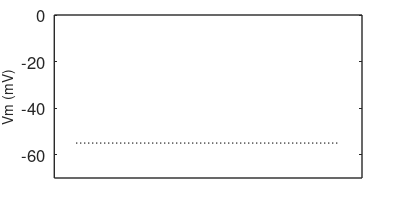

Here is the MATLAB script that generated this plot: (Note: this script raises an error after producing the figure.)
close all;clear all;clc;

P   = dir ('prc_inj*');
v_thre_a = {};
v_thre_av = [];
v_inter = {};
fr = [];
v_ms = [];
v_m = [];
dis = [];
pha_na_av = [];

width = 4; height = 2;
h =figure('Units','inches',...
'Position',[10 5 width height],...
'PaperPositionMode','auto');

h2 =figure('Units','inches',...
'Position',[20 4 2 2],...
'PaperPositionMode','auto');

load prc_th;
load v_th;
v_spk = [];
phase_f = [];

for i =1:length(P)-1
    d = dlmread(P(i).name);
    t = 0:0.02:1000;      %0-900ms
    t =t';
    v = d(2:end,1);
    dv = diff(v)./diff(t);
    dv = [0;dv];
    tf = t(t<700&t>200);
    vf = v(t<700&t>200);
    [pksf,locsf] = findpeaks(vf,'MinPeakHeight',-12);
    fr = [fr;length(locsf)*2];
    tn = t(t<700&t>400);
    vn = v(t<700&t>400);
    dvn = dv(t<700&t>400);
    [pks,locs] = findpeaks(vn,'MinPeakHeight',-12);
    v_thre = [];
    v_ms = [];
    pha_na = [];
    for j =2:length(locs)
        isi = tn(locs(j))-tn(locs(j-1));
        isi_num = isi/0.02-50;
        tn1 = tn(locs(j)-isi_num:locs(j)-1);
        dvn1 = dvn(locs(j)-isi_num:locs(j)-1);
        vn1 = vn(locs(j)-isi_num:locs(j)-1);
         tn2 = tn(locs(j)-20:locs(j)-1);
        dvn2 = dvn(locs(j)-20:locs(j)-1);
        vn2 = vn(locs(j)-20:locs(j)-1);
        tn3 = tn(locs(j)-isi_num:locs(j)-20);
        vn3 = vn(locs(j)-isi_num:locs(j)-20);
        [b,n] = min(abs(dvn2-40));
        v_thre = [v_thre; vn2(n)];
        [tna,nna] = min(abs(vn1+55));
        pha_na = [pha_na;(tn1(nna)-tn(locs(j-1)))/isi];
        figure(h)
        scatter((tn2(n)-tn(locs(j-1)))/isi+(i-1),vn2(n),75,'MarkerEdgeColor','k');
        hold on
        plot((tn1-tn(locs(j-1)))/isi+(i-1),vn1,'Color','k','Linewidth',1);
        v_ms = [v_ms;mean(vn3)];
    end
    pha_na_av = [pha_na_av; mean(pha_na)];
    v_inter{i}=[(tn1-tn(locs(j-1)))/isi+(i-1) vn1];

    phase_f = [phase_f;phase_threshold((i-1)*2+1)+(i-1)];
    
    v_m = [v_m;mean(v_ms)];
    
    plot([i-0.2,i+0.2],[mean(v_thre) mean(v_thre)],'Color','k','Linewidth',1);
    text(i+0.1,mean(v_thre)+4,num2str(round(mean(v_thre),1)),'Color','k','FontSize',10);
    text(0.2,-50+(i-1)*6,num2str(ceil(fr(i))),'Color','k','FontSize',10);

    dis = [dis;[fr(i) mean(v_thre)-mean(v_ms)]];
    v_thre_av = [v_thre_av;mean(v_thre)];
    v_thre_a{i,1} = v_thre;
    v_spk = [v_spk;mean(v_thre)];
end
figure(h);
plot([0.5 6.5],[-55 -55],'k:','Linewidth',1);

ssa = dlmread('ssa_soma_h.dat');
ssi = dlmread('ssi_soma_h.dat');
figure(h);
v_range = [];


for i =1:length(P)-1
    ss_dat = v_inter{1,i}(:,2);
    v_dat = v_inter{1,i}(:,1);
    ind = (ss_dat<v_th(1+2*(i-1)));
    vq1 = interp1(ssa(:,1),ssa(:,2),ss_dat(ind));
    v_range = [v_range;min(ss_dat(ind)) max(ss_dat(ind))];
    v_p = min(ss_dat(ind)):0.1: max(ss_dat(ind));
    ss_p = interp1(ssa(:,1),ssa(:,2),v_p);


end

%%
fr = ceil(fr);
fr_lab = num2str(fr);
set(gca,...
'Units','normalized',...
'FontUnits','points',...
'FontWeight','normal',...
'FontSize',12,...
'FontName','Helvetica',...
'xtick',[],...
'ytick',-60:20:0,...
'Linewidth',1);
xlim([0 7]);
ylim([-70 0]);
ylabel('Vm (mV)','FontSize',10);

legend('off');
ax.XRuler.Axle.LineWidth = 2;
hAxes = gca;
hAxes.XRuler.Axle.LineStyle = 'none';

figure(h2);
bar(pha_na_av);
